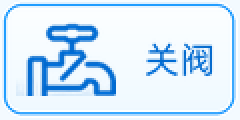
#> input picture ui/Close_Valve.png, 120 x 60 px (shown 2 times larger)
$ python -i apply_window5_bitmap_reference_buttons.py   (imports and definitions only)
#> lines starting #> are read from the running program, lines starting #| are printed output that depends on the picture
#!/usr/bin/env python3
from __future__ import annotations

import shutil
from datetime import datetime
from pathlib import Path

from PIL import Image, ImageChops, ImageDraw, ImageFilter, ImageStat


ROOT = Path(__file__).resolve().parents[1]
RESOURCES = ROOT / "resources"

LATEST_REFS = {
    "close_sensor": Path(r"C:\Users\Administrator\AppData\Local\Temp\codex-clipboard-0c22c179-1b58-4ef3-b655-c230eac9b066.png"),
    "solenoid_source": Path(r"C:\Users\Administrator\AppData\Local\Temp\codex-clipboard-30a3ff84-8ae6-4311-891f-e1b9383d920c.png"),
    "target_edit": Path(r"C:\Users\Administrator\AppData\Local\Temp\codex-clipboard-46c8582f-3874-4739-94e8-9834e3b65fb4.png"),
    "test_force": Path(r"C:\Users\Administrator\AppData\Local\Temp\codex-clipboard-a5d8ea5c-0dc2-4c34-b8c4-8dacc4b01cd4.png"),
    # Earlier reference still available in this thread; it contains the same style open-valve button.
    "open_old": Path(r"C:\Users\Administrator\AppData\Local\Temp\codex-clipboard-22c952f4-65e9-4270-9b13-5c7825203e91.png"),
}

# Crop boxes intentionally include the full rounded button surface, not only the icon.
# The final 120x60 resource is produced with Lanczos downsampling and a rounded alpha mask.
CROPS = {
    "Close_Valve.png": ("close_sensor", (70, 28, 526, 200)),
    "Sensor.png": ("close_sensor", (61, 272, 530, 479)),
    "Sensor_Selected.png": ("close_sensor", (61, 272, 530, 479)),
    "Solenoid_Valve.png": ("solenoid_source", (82, 42, 566, 218)),
    "Solenoid_Valve_Selected.png": ("solenoid_source", (82, 42, 566, 218)),
    "Source_Address.png": ("solenoid_source", (82, 293, 559, 494)),
    "Target_Address.png": ("target_edit", (86, 45, 542, 213)),
    "Edit_Address.png": ("target_edit", (84, 301, 543, 490)),
    "Test_Address.png": ("test_force", (94, 42, 554, 198)),
    "Force_Edit.png": ("test_force", (86, 290, 558, 475)),
}

OPEN_ICON_CROP = (116, 80, 252, 174)
OPEN_TEXT_CROP = (394, 144, 484, 202)


# [9 lines left out: function backup_files, not called in this run]


def antialiased_round_mask(size: tuple[int, int], radius: int) -> Image.Image:
    scale = 4
    mask = Image.new("L", (size[0] * scale, size[1] * scale), 0)
    draw = ImageDraw.Draw(mask)
    # Slight inset avoids leaving a square white fringe from the source screenshot corners.
    draw.rounded_rectangle(
        (1 * scale, 1 * scale, (size[0] - 2) * scale, (size[1] - 2) * scale),
        radius=radius * scale,
        fill=255,
    )
    return mask.resize(size, Image.Resampling.LANCZOS)


def normalize_blue_and_alpha(image: Image.Image) -> Image.Image:
    image = image.convert("RGBA")
    # Downsampled screenshot text can get a little soft; this keeps strokes crisp without stair-stepping.
    image = image.filter(ImageFilter.UnsharpMask(radius=0.45, percent=65, threshold=3))
    mask = antialiased_round_mask(image.size, radius=9)
    image.putalpha(mask)
    return image


# [68 lines left out: functions blue_foreground, local_button_fill, clear_rect, compose_open_from_close, fit_crop, render_buttons and 1 more, not called in this run]


# [2 lines not run here, left out]

>>> from PIL import Image
>>> picture = Image.open('../ui/Close_Valve.png')
#> picture is the input picture: PIL image 120x60 RGBA; mean R, G, B, A 209.1, 231.3, 250.1, 255
>>> result = normalize_blue_and_alpha(picture)
#> in normalize_blue_and_alpha, `image = image.filter(ImageFilter.UnsharpMask(radius=0.45, percent=65, ..`:
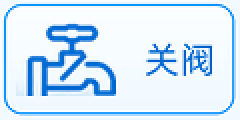
#> image: PIL image 120x60 RGBA (shown 2 times larger); mean R, G, B, A 208.9, 231, 250, 255
#> in antialiased_round_mask, `mask = Image.new("L", (size[0] * scale, size[1] * scale), 0)`: mask: PIL image 480x240 L; every value is 0
#> in antialiased_round_mask, `return mask.resize(size, Image.Resampling.LANCZOS)`:
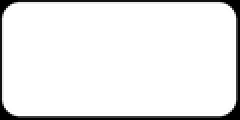
#> returned value: PIL image 120x60 L (shown 2 times larger); min 0, max 255, mean 235.1

$ run again, on ui/log_window_bg_1007x400.png
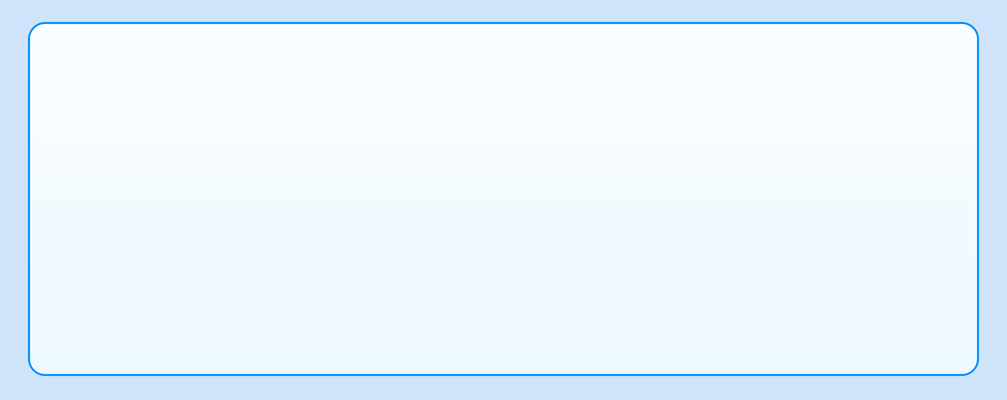
#> input picture ui/log_window_bg_1007x400.png, 1007 x 400 px
#> picture is the input picture: PIL image 1007x400 RGBA; mean R, G, B, A 234.4, 245.3, 254.2, 255
#> mask: PIL image 4028x1600 L; every value is 0
#> in antialiased_round_mask, `return mask.resize(size, Image.Resampling.LANCZOS)`:
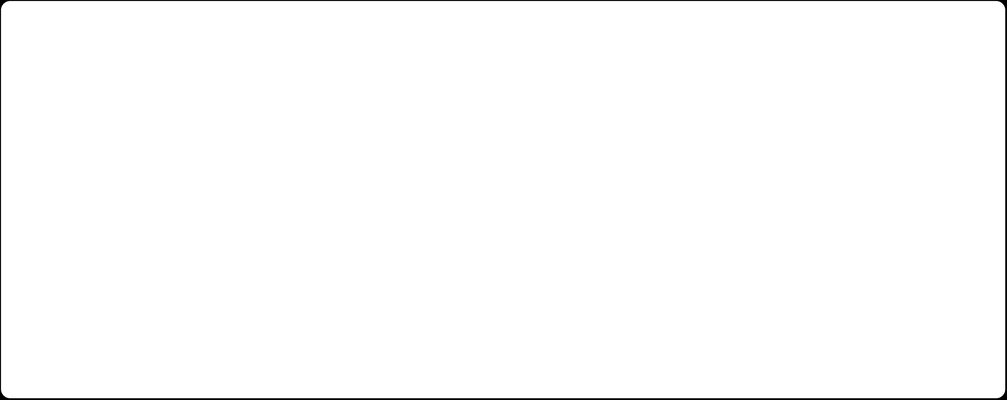
#> returned value: PIL image 1007x400 L; min 0, max 255, mean 252.5

$ run again, on ui/network_status_4g_100.png
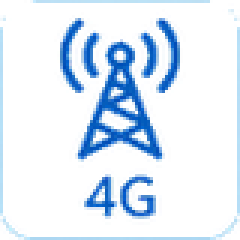
#> input picture ui/network_status_4g_100.png, 80 x 80 px (shown 3 times larger)
#> picture is the input picture: PIL image 80x80 RGBA; mean R, G, B, A 34.8, 56.9, 75.6, 44.1
#> mask: PIL image 320x320 L; every value is 0
#> in antialiased_round_mask, `return mask.resize(size, Image.Resampling.LANCZOS)`:
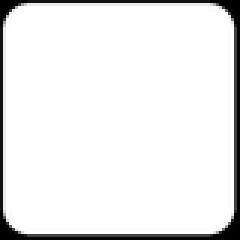
#> returned value: PIL image 80x80 L (shown 3 times larger); min 0, max 255, mean 234.8
#> in normalize_blue_and_alpha, `image.putalpha(mask)`:
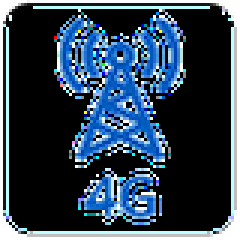
#> image: PIL image 80x80 RGBA (shown 3 times larger); mean R, G, B, A 37.1, 58.8, 77.4, 234.8; transparent parts drawn white
